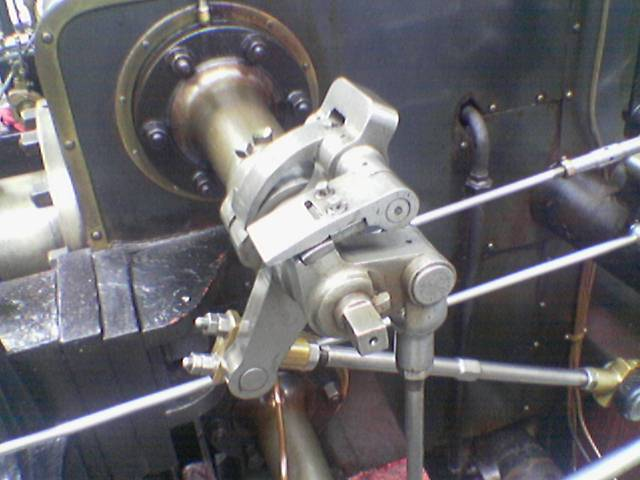
#> input picture Images/original_image.PNG, 640 x 480 px
$ python sobel_using_scipy.py
#> lines starting #> are read from the running program, lines starting #| are printed output that depends on the picture
"""
This code shows you how to apply the Sobel operator using the methods of the "scipy" module.

Pieces of code were used from the following link (it's worth taking a look!):
https://stackoverflow.com/questions/7185655/applying-the-sobel-filter-using-scipy

I changed some of their variable names to match how I've been using them in this tutorial.

The image used in this example was extracted from: https://en.wikipedia.org/wiki/Sobel_operator
"""

import numpy as np
from matplotlib.image import imread
from scipy import ndimage
import matplotlib.pyplot as plt

# Here we read the image and bring it as an array
original_image = imread('Images/original_image.PNG')
#> original_image is the input picture: shape (480, 640, 3) float32; mean R, G, B 0.417, 0.411, 0.427

# Next we apply the Sobel filter in the x and y directions to then calculate the output image
dx, dy = ndimage.sobel(original_image, axis=0), ndimage.sobel(original_image, axis=1)
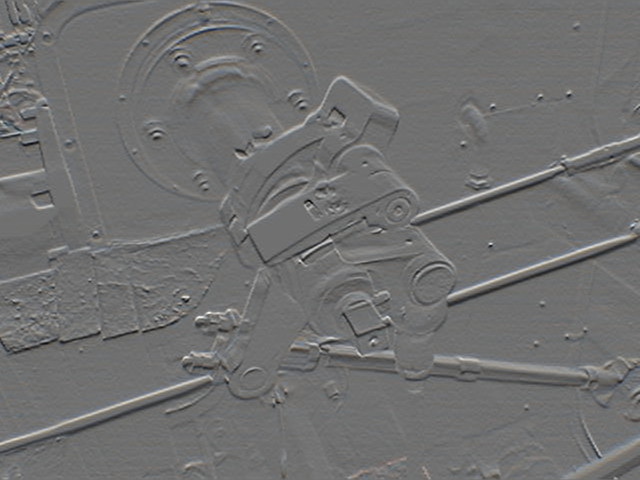
#> dx: shape (480, 640, 3) float32; mean R, G, B -0.000262, -0.0014, -0.00163; drawn with min black and max white
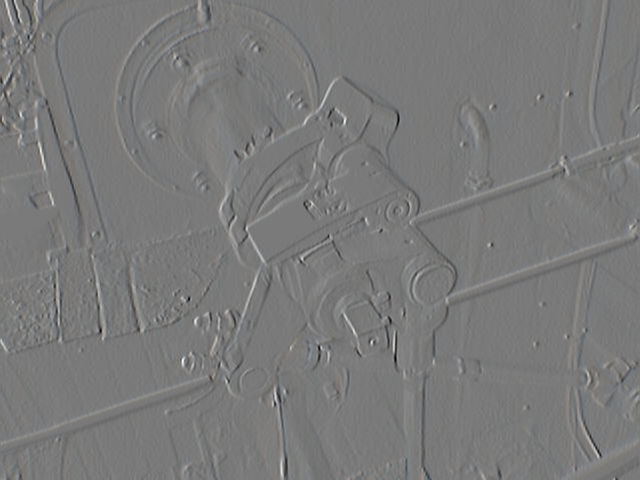
#> dy: shape (480, 640, 3) float32; mean R, G, B -0.00807, -0.00819, -0.00861; drawn with min black and max white
sobel_filtered_image = np.hypot(dx, dy)  # is equal to ( dx ^ 2 + dy ^ 2 ) ^ 0.5
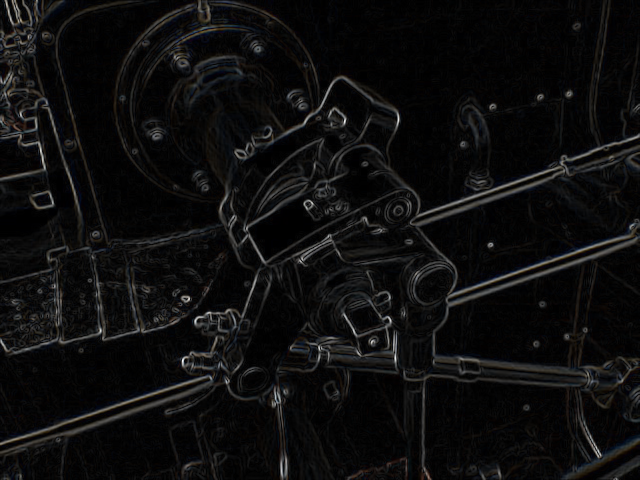
#> sobel_filtered_image: shape (480, 640, 3) float32; mean R, G, B 0.789, 0.774, 0.781; drawn with min black and max white
sobel_filtered_image = sobel_filtered_image / np.max(sobel_filtered_image)  # normalization step

# Display and compare input and output images
fig = plt.figure(1)
ax1, ax2 = fig.add_subplot(121), fig.add_subplot(122)
ax1.imshow(original_image)
ax2.imshow(sobel_filtered_image, cmap=plt.get_cmap('gray'))
plt.show()
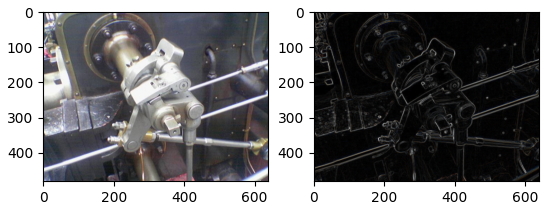
#> figure drawn by matplotlib, 2 panels
